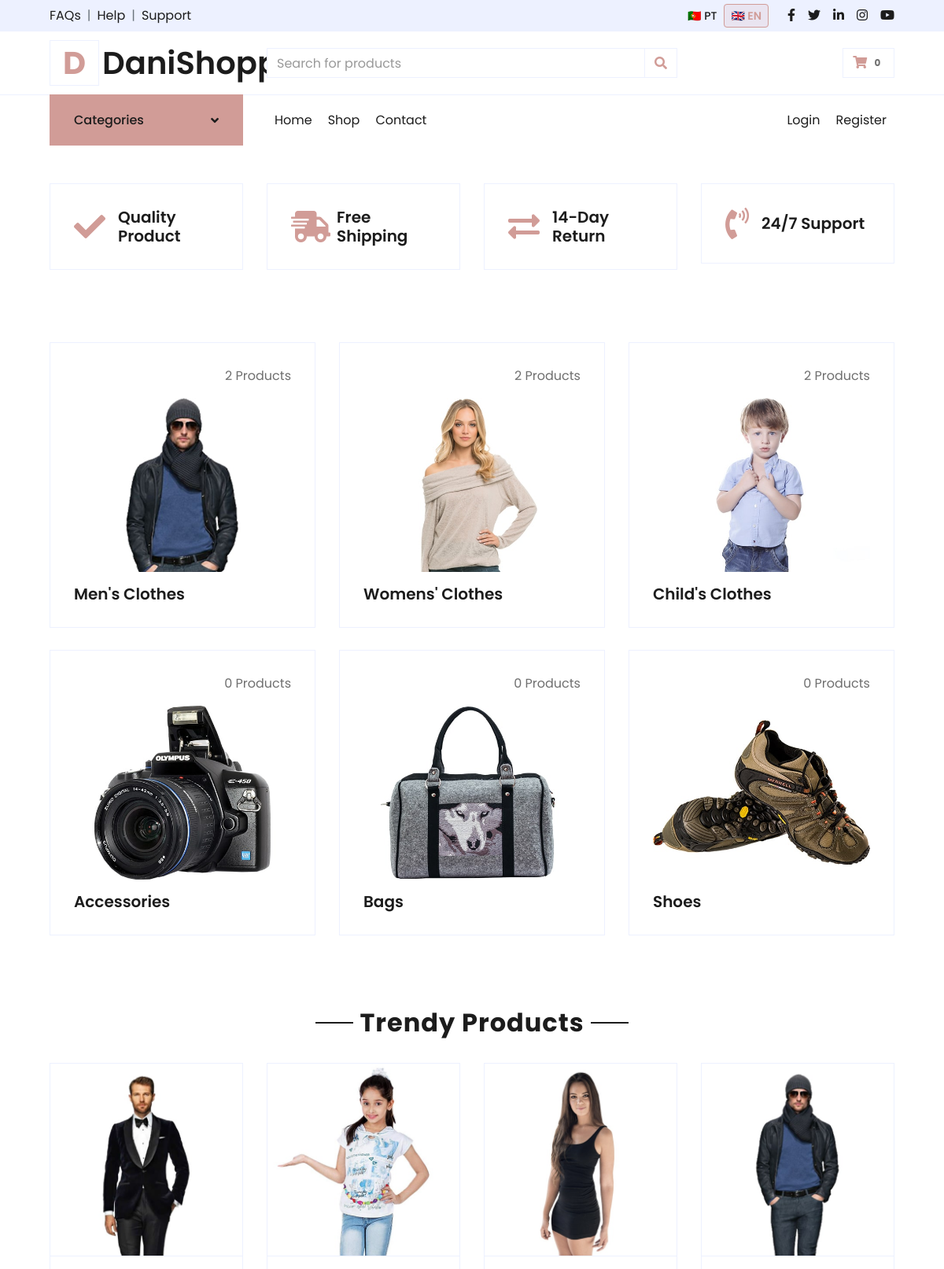
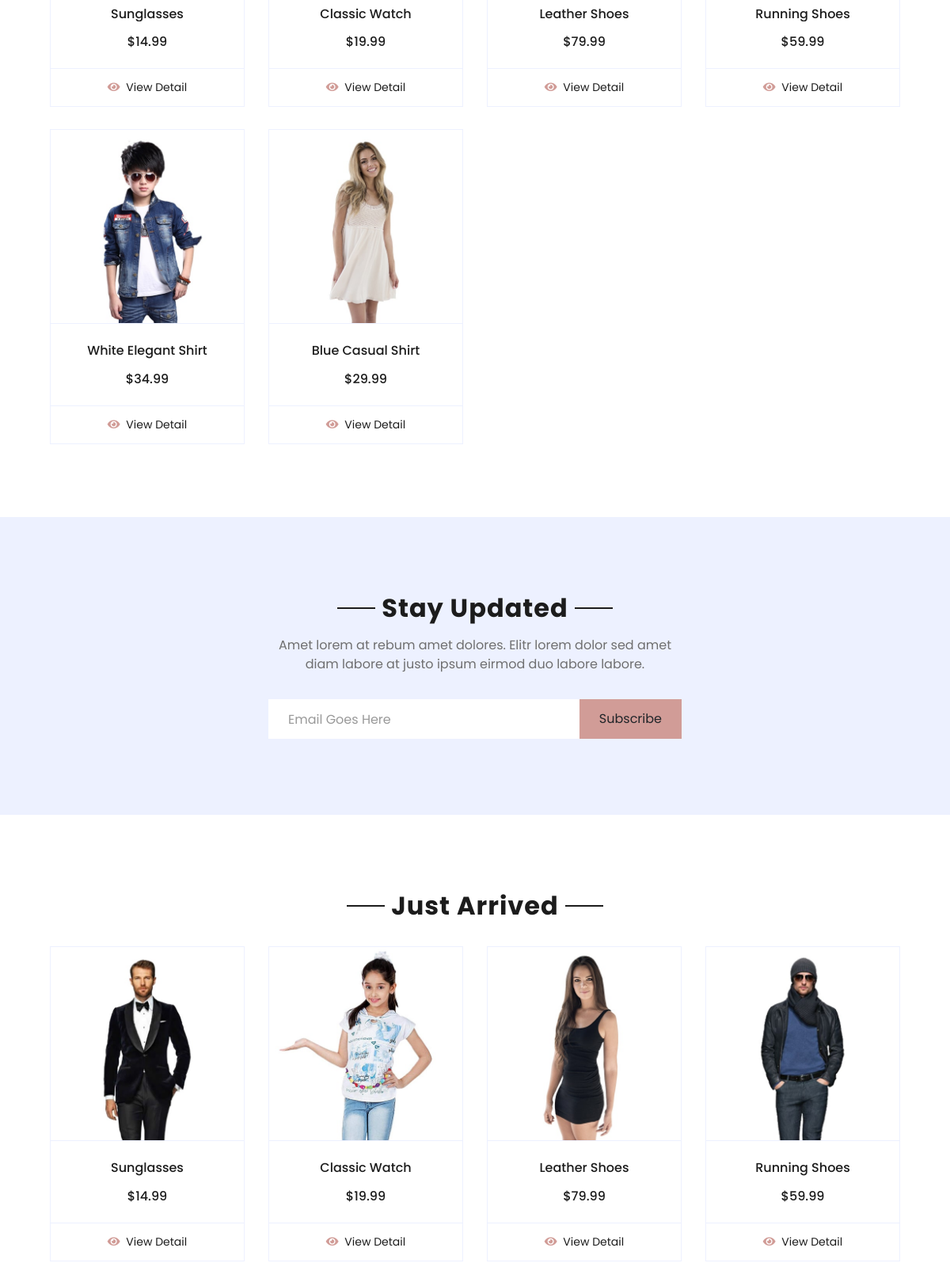
The page / (upper part) on the database its author committed (2 pictures, top to bottom).
### tables this page shows
CREATE TABLE
  `category_translations` (
    `id` int (11) NOT NULL AUTO_INCREMENT,
    `category_id` int (11) DEFAULT NULL,
    `lang_code` varchar(5) DEFAULT NULL,
    `name` varchar(255) DEFAULT NULL,
    PRIMARY KEY (`id`),
    UNIQUE KEY `category_id` (`category_id`, `lang_code`),
    KEY `lang_code` (`lang_code`),
    CONSTRAINT `category_translations_ibfk_1` FOREIGN KEY (`category_id`) REFERENCES `categories` (`id`),
    CONSTRAINT `category_translations_ibfk_2` FOREIGN KEY (`lang_code`) REFERENCES `lang` (`code`)
  );

CREATE TABLE
  `categories` (
    `id` int (11) NOT NULL AUTO_INCREMENT,
    `image` varchar(255) DEFAULT NULL,
    PRIMARY KEY (`id`)
  );

CREATE TABLE
  `product_translations` (
    `id` int (11) NOT NULL AUTO_INCREMENT,
    `product_id` int (11) DEFAULT NULL,
    `lang_code` varchar(5) DEFAULT NULL,
    `title` varchar(255) NOT NULL,
    `slug` varchar(255) DEFAULT NULL,
    `short_description` text DEFAULT NULL,
    `description` text DEFAULT NULL,
    `additional_info` text DEFAULT NULL,
    PRIMARY KEY (`id`),
    UNIQUE KEY `product_id` (`product_id`, `lang_code`),
    UNIQUE KEY `slug` (`slug`),
    KEY `lang_code` (`lang_code`),
    CONSTRAINT `product_translations_ibfk_1` FOREIGN KEY (`product_id`) REFERENCES `products` (`id`),
    CONSTRAINT `product_translations_ibfk_2` FOREIGN KEY (`lang_code`) REFERENCES `lang` (`code`)
  );

CREATE TABLE
  `products` (
    `id` int (11) NOT NULL AUTO_INCREMENT,
    `codProd` varchar(50) DEFAULT NULL,
    `category_id` int (11) DEFAULT NULL,
    `price` decimal(10, 2) NOT NULL,
    `image` varchar(255) DEFAULT NULL,
    `is_active` tinyint (1) DEFAULT 1,
    `created_at` timestamp NOT NULL DEFAULT current_timestamp(),
    `updated_at` timestamp NOT NULL DEFAULT current_timestamp() ON UPDATE current_timestamp(),
    PRIMARY KEY (`id`),
    UNIQUE KEY `codProd` (`codProd`),
    KEY `category_id` (`category_id`),
    CONSTRAINT `products_ibfk_1` FOREIGN KEY (`category_id`) REFERENCES `categories` (`id`)
  );

### includes/config.php (called while the page is built, shortened)
<?php
$SETTINGS['servername'] = 'localhost';
$SETTINGS['username']   = 'root';
$SETTINGS['password']   = '';
$SETTINGS['dbname']     = 'pi_db';
$SETTINGS['nome_projeto'] = '06-DanielSilva-Site13-FinalProject';
$SETTINGS['isLoginKey'] = 'asjdhaskjgfaskjgfkasjhfskajhdsjkhdaskjh';
$SETTINGS['dir_site'] = dirname(__DIR__) . '/';
$SETTINGS['url_site'] = 'http://localhost:8000';
$SETTINGS['dir_uploads'] = $SETTINGS['dir_site'] . 'uploads/';
$SETTINGS['url_uploads'] = $SETTINGS['url_site'] . '/uploads';
$SETTINGS['fotos_auth'] = ['image/jpeg', 'image/jpg', 'image/png', 'image/webp'];
$SETTINGS['fotos_maxUpload'] = 3000000;
$LANG_CODE = $_SESSION['lingua'] ?? 'pt';
include_once 'db.php';
include_once 'functions.php';

### includes/functions.php (called while the page is built, shortened)
<?php
function db_get_all($table, $where = "1", $order = "id DESC", $limit = "")
{
    $sql = "SELECT * FROM $table WHERE $where ORDER BY $order $limit";
    return my_query($sql);
}
function db_count($table, $where = "1")
{
    $sql = "SELECT COUNT(*) as total FROM $table WHERE $where";
    $res = my_query($sql);
    return $res[0]['total'] ?? 0;
}
function db_select($select, $from, $joins = "", $where = "1", $order = "", $limit = "")
{
    $sql = "SELECT $select FROM $from";
    if ($joins) {
        $sql .= " $joins";
    }
    $sql .= " WHERE $where";
    if ($order) {
        $sql .= " ORDER BY $order";
    }
    if ($limit) {
        $sql .= " LIMIT $limit";
    }
    return my_query($sql);
}
function t($code, $lang_code = null)
{
    static $translations = [];
    if ($lang_code === null) {
        global $LANG_CODE;
        $lang_code = $LANG_CODE ?? 'pt';
    }
    if (!isset($translations[$lang_code])) {
        $rows = db_get_all("traduz", "lang_code = '" . addslashes($lang_code) . "'");
        $translations[$lang_code] = [];
        foreach ($rows as $row) {
            $translations[$lang_code][$row['code']] = $row['text'];
        }
    }
    return $translations[$lang_code][$code] ?? $code;
}
function get_products($limit = 8)
{
    global $LANG_CODE;
    $LANG_CODE = addslashes($LANG_CODE ?? 'pt');
    return db_select(
        "p.*, pt.title, pt.slug, pt.short_description",
        "products p",
        "
        LEFT JOIN product_translations pt
            ON pt.product_id = p.id
            AND pt.lang_code = '$LANG_CODE'
        ",
        "p.is_active = 1",
        "p.id DESC",
        $limit
    );
}
function get_product_count_by_category($category_id)
{
    $category_id = (int)$category_id;
    return db_count("products", "category_id = $category_id AND is_active = 1");
}
function get_categories()
{
    global $LANG_CODE;
    $LANG_CODE = addslashes($LANG_CODE ?? 'pt');
    return db_select(
        "
        c.id,
        c.image,
        ct.name
        ",
        "categories c",
        "
        LEFT JOIN category_translations ct
            ON ct.category_id = c.id
            AND ct.lang_code = '$LANG_CODE'
        ",
        "1",
        "c.id ASC"
    );
}

### includes/db.php (called while the page is built, shortened)
<?php
$SETTINGS['conn'] = my_connect($SETTINGS);
function my_connect($SETTINGS)
{
    $conn = new mysqli($SETTINGS['servername'], $SETTINGS['username'], $SETTINGS['password'], $SETTINGS['dbname']);
    $conn->set_charset('utf8mb4');
    return $conn;
}
function my_query($sql, $debug = 0)
{
    global $SETTINGS;
    $result = $SETTINGS['conn']->query($sql);
    if (isset($result->num_rows)) {
        $arrRes = array();
        if ($result->num_rows > 0) {
            while ($row = $result->fetch_assoc()) {
                $arrRes[] = $row;
            }
        }
        return $arrRes;
    }
    return 0;
}

### index.php (the view, shortened to what this page needs)
<!DOCTYPE html>
<html lang="gb">
<?php
include_once 'includes/config.php';
include 'includes/header.php';
$categories = get_categories();
$products = get_products(8);
?>
<div class="container-fluid pt-5">
    <div class="row px-xl-5 pb-3">
        <div class="col-lg-3 col-md-6 col-sm-12 pb-1">
            <div class="d-flex align-items-center border mb-4" style="padding: 30px;">
                <h1 class="fa fa-check text-primary m-0 mr-3"></h1>
                <h5 class="font-weight-semi-bold m-0"><?= t('home.featured.quality_product') ?></h5>
            </div>
        </div>
        <div class="col-lg-3 col-md-6 col-sm-12 pb-1">
            <div class="d-flex align-items-center border mb-4" style="padding: 30px;">
                <h1 class="fa fa-shipping-fast text-primary m-0 mr-2"></h1>
                <h5 class="font-weight-semi-bold m-0"><?= t('home.featured.free_shipping') ?></h5>
            </div>
        </div>
        <div class="col-lg-3 col-md-6 col-sm-12 pb-1">
            <div class="d-flex align-items-center border mb-4" style="padding: 30px;">
                <h1 class="fas fa-exchange-alt text-primary m-0 mr-3"></h1>
                <h5 class="font-weight-semi-bold m-0"><?= t('home.featured.return_policy') ?></h5>
            </div>
        </div>
        <div class="col-lg-3 col-md-6 col-sm-12 pb-1">
            <div class="d-flex align-items-center border mb-4" style="padding: 30px;">
                <h1 class="fa fa-phone-volume text-primary m-0 mr-3"></h1>
                <h5 class="font-weight-semi-bold m-0"><?= t('home.featured.support') ?></h5>
            </div>
        </div>
    </div>
</div>
<div class="container-fluid pt-5">
    <div class="row px-xl-5 pb-3">
        <?php
        foreach ($categories as $cat):
        ?>
            <div class="col-lg-4 col-md-6 pb-1">
                <div class="cat-item d-flex flex-column border mb-4" style="padding: 30px;">
                    <p class="text-right">
                        <?= get_product_count_by_category($cat['id']) ?> <?= t('home.categories.products'); ?>
                    </p>
                    <a href="<?= $SETTINGS['url_site'] ?>/shop.php" class="cat-img position-relative overflow-hidden mb-3">
                        <img class="img-fluid" src="<?= $cat['image'] ?>" alt="">
                    </a>
                    <h5 class="font-weight-semi-bold m-0">
                        <?= $cat['name'] ?>
                    </h5>
                </div>
            </div>
        <?php endforeach; ?>
    </div>
</div>
<div class="container-fluid pt-5">
    <div class="text-center mb-4">
        <h2 class="section-title px-5">
            <span class="px-2"><?= t('home.trending_products.title') ?></span>
        </h2>
    </div>
    <div class="row px-xl-5 pb-3">
        <?php
        foreach ($products as $p):
        ?>
            <div class="col-lg-3 col-md-6 col-sm-12 pb-1">
                <div class="card product-item border-0 mb-4">
                    <div class="card-header product-img position-relative overflow-hidden bg-transparent border p-0">
                        <img class="img-fluid w-100" src="<?= $p['image'] ?>" alt="">
                    </div>
                    <div class="card-body border-left border-right text-center p-0 pt-4 pb-3">
                        <h6 class="text-truncate mb-3">
                            <?= $p['title'] ?>
                        </h6>
                        <div class="d-flex justify-content-center">
                            <h6>$<?= number_format($p['price'], 2) ?></h6>
                        </div>
                    </div>
                    <div class="card-footer d-flex justify-content-center bg-light border">
                        <a href="<?= $SETTINGS['url_site'] ?>/detail.php?slug=<?= $p['slug'] ?>"
                            class="btn btn-sm text-dark p-0">
                            <i class="fas fa-eye text-primary mr-1"></i>
                            <?= t('products.buttons.detail') ?>
                        </a>
                    </div>
                </div>
            </div>
        <?php endforeach; ?>
    </div>
</div>
<div class="container-fluid bg-secondary my-5">
    <div class="row justify-content-md-center py-5 px-xl-5">
        <div class="col-md-6 col-12 py-5">
            <div class="text-center mb-2 pb-2">
                <h2 class="section-title px-5 mb-3"><span class="bg-secondary px-2"><?= t('home.subscribe.title') ?></span></h2>
                <p><?= t('home.subscribe.description') ?></p>
            </div>
            <form action="">
                <div class="input-group">
                    <input type="text" class="form-control border-white p-4"
                        placeholder="<?= t('home.subscribe.placeholder') ?>">
                    <div class="input-group-append">
                        <button class="btn btn-primary px-4">
                            <?= t('home.subscribe.button') ?>
                        </button>
                    </div>
                </div>
            </form>
        </div>
    </div>
</div>
<div class="container-fluid pt-5">
    <div class="text-center mb-4">
        <h2 class="section-title px-5">
            <span class="px-2"><?= t('home.just_arrived.title') ?></span>
        </h2>
    </div>
    <div class="row px-xl-5 pb-3">
        <?php
        foreach ($products as $p):
        ?>
            <div class="col-lg-3 col-md-6 col-sm-12 pb-1">
                <div class="card product-item border-0 mb-4">
                    <div class="card-header product-img position-relative overflow-hidden bg-transparent border p-0">
                        <img class="img-fluid w-100" src="<?= $p['image'] ?>" alt="">
                    </div>
                    <div class="card-body border-left border-right text-center p-0 pt-4 pb-3">
                        <h6 class="text-truncate mb-3">
                            <?= $p['title'] ?>
                        </h6>
                        <div class="d-flex justify-content-center">
                            <h6>$<?= number_format($p['price'], 2) ?></h6>
                        </div>
                    </div>
                    <div class="card-footer d-flex justify-content-center bg-light border">
                        <a href="<?= $SETTINGS['url_site'] ?>/detail.php?slug=<?= $p['slug'] ?>"
                            class="btn btn-sm text-dark p-0">
                            <i class="fas fa-eye text-primary mr-1"></i>
                            <?= t('products.buttons.detail') ?>
                        </a>
                    </div>
                </div>
            </div>
        <?php endforeach; ?>
    </div>
</div>
</body>
</html>

### rows shown on the page
category_translations: id "2", category.image (picture), name "Men's Clothes"
category_translations: category "2", category.image (picture), name "Womens' Clothes"
category_translations: id "2", category.image (picture), name "Child's Clothes"
category_translations: id "0", category.image (picture), name "Accessories"
category_translations: id "0", category.image (picture), name "Bags"
category_translations: id "0", category.image (picture), name "Shoes"
product_translations: product.image (picture), title "Sunglasses", product.price "14.99"
product_translations: product.image (picture), title "Classic Watch", product.price "19.99"
product_translations: product.image (picture), title "Leather Shoes", product.price "79.99"
product_translations: product.image (picture), title "Running Shoes", product.price "59.99"
product_translations: product.image (picture), title "White Elegant Shirt", product.price "34.99"
product_translations: product.image (picture), title "Blue Casual Shirt", product.price "29.99"

### other values the page prints
t('header.topbar.faqs') "FAQs"
t('header.topbar.help') "Help"
t('header.topbar.support') "Support"
t('header.lang.pt') "PT"
t('header.lang.en') "EN"
t('header.brand.name') "DaniShopper"
t('header.categories.title') "Categories"
t('header.nav.home') "Home"
t('header.nav.shop') "Shop"
t('header.nav.contact') "Contact"
t('header.nav.login') "Login"
t('header.nav.register') "Register"
t('home.featured.quality_product') "Quality Product"
t('home.featured.free_shipping') "Free Shipping"
t('home.featured.return_policy') "14-Day Return"
